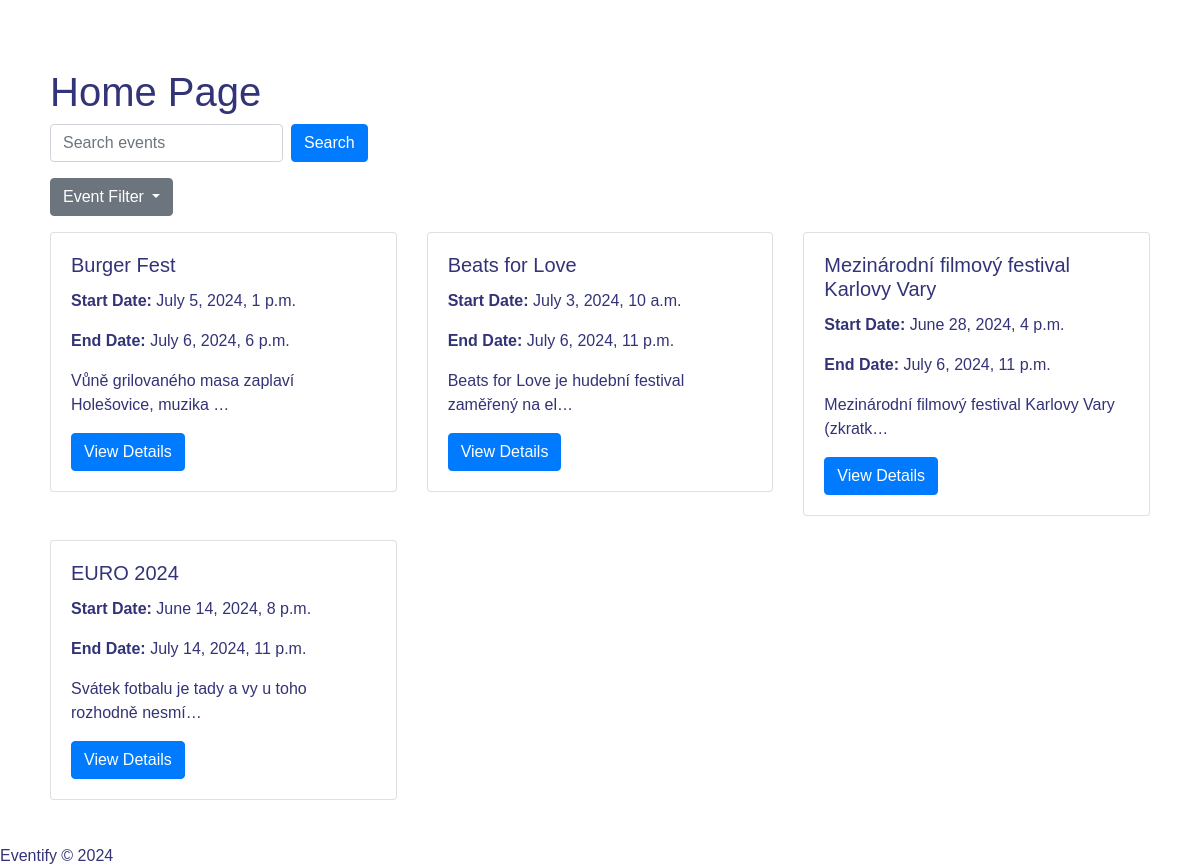
Screenshot of /events/ongoing/ with the database file from the repository.
### viewer/models.py (models this page shows, shortened)
class Event(models.Model):
    title = models.CharField(
        max_length=100,
        validators=[MinLengthValidator(20)]  # Opraveno: použití validátoru pro minimální délku
    )
    start_date = models.DateTimeField()
    end_date = models.DateTimeField()
    description = models.TextField()
    created_by = models.ForeignKey(User, on_delete=models.CASCADE, related_name='events')
    type = models.CharField(max_length=50)
    price = models.DecimalField(max_digits=10, decimal_places=2)
    location = models.CharField(max_length=200, null=True, blank=True)
    region = models.CharField(max_length=40, choices=REGION_CHOICES, default='')

### viewer/views.py (the view)
# urls.py: path('events/<str:filter_type>/', filtered_events, name='filtered_events'),
def filtered_events(request, filter_type):
    today = timezone.now().date()
    if filter_type == 'past':
        events = Event.objects.filter(end_date__lt=today).order_by('-start_date')
    elif filter_type == 'ongoing':
        events = Event.objects.filter(start_date__lte=today, end_date__gte=today).order_by('-start_date')
    elif filter_type == 'future':
        events = Event.objects.filter(start_date__gt=today).order_by('start_date')
    else:
        events = Event.objects.all().order_by('-start_date')
    context = {
        'events': events,
    }
    return render(request, 'home.html', context)

### viewer/templates/home.html (shortened to what this page needs)
<!DOCTYPE html>
{% load static %}
<html lang="en">
<head>
    <link rel="stylesheet" href="https://stackpath.bootstrapcdn.com/bootstrap/4.2.1/css/bootstrap.min.css"
>
    <link rel="stylesheet" href="{% static 'viewer/style.css' %}">
</head>
<body>
    <div class="container mt-5">
        <h1>Home Page</h1>
        <form action="{% url 'search_events' %}" method="get" class="form-inline mb-3">
            <div class="form-group mr-2">
                <input type="text" class="form-control" name="search_query" placeholder="Search events">
            </div>
            <button type="submit" class="btn btn-primary">Search</button>
        </form>
        <div class="dropdown mb-3">
            <button class="btn btn-secondary dropdown-toggle" type="button" id="eventFilterDropdown" data-toggle="dropdown" aria-haspopup="true" aria-expanded="false">
                Event Filter
            </button>
        </div>
        <div class="row">
            {% for event in events %}
            <div class="col-md-4 mb-4">
                <div class="card">
                    <div class="card-body">
                        <h5 class="card-title">{{ event.title }}</h5>
                        <p class="card-text"><strong>Start Date:</strong> {{ event.start_date }}</p>
                        <p class="card-text"><strong>End Date:</strong> {{ event.end_date }}</p>
                        <p class="card-text">{{ event.description | truncatechars:50 }}</p>
                        <a href="{% url 'event_detail' event.id %}" class="btn btn-primary">View Details</a>
                    </div>
                </div>
            </div>
            {% empty %}
            <p>No events available.</p>
            {% endfor %}
        </div>
    </div>
    {% include 'footer.html' %}
</body>
</html>

### viewer/static/viewer/style.css (style rules this page uses)
body { background-image: url('background.jpg'); background-size: cover; background-repeat: no-repeat; background-attachment: fixed; font-family: 'Arial', sans-serif; color: #337; }
.container { background: rgba(255, 255, 255, 0.8); padding: 20px; border-radius: 10px; margin-top: 30px; }

### rows the page displays
Event: title "Burger Fest", start_date "July 5, 2024, 1 p.m.", end_date "July 6, 2024, 6 p.m.", description "Vůně grilovaného masa zaplaví Holešovice, muzika …"
Event: title "Beats for Love", start_date "July 3, 2024, 10 a.m.", end_date "July 6, 2024, 11 p.m.", description "Beats for Love je hudební festival zaměřený na el…"
Event: title "Mezinárodní filmový festival Karlovy Vary", start_date "June 28, 2024, 4 p.m.", end_date "July 6, 2024, 11 p.m.", description "Mezinárodní filmový festival Karlovy Vary (zkratk…"
Event: title "EURO 2024", start_date "June 14, 2024, 8 p.m.", end_date "July 14, 2024, 11 p.m.", description "Svátek fotbalu je tady a vy u toho rozhodně nesmí…"
